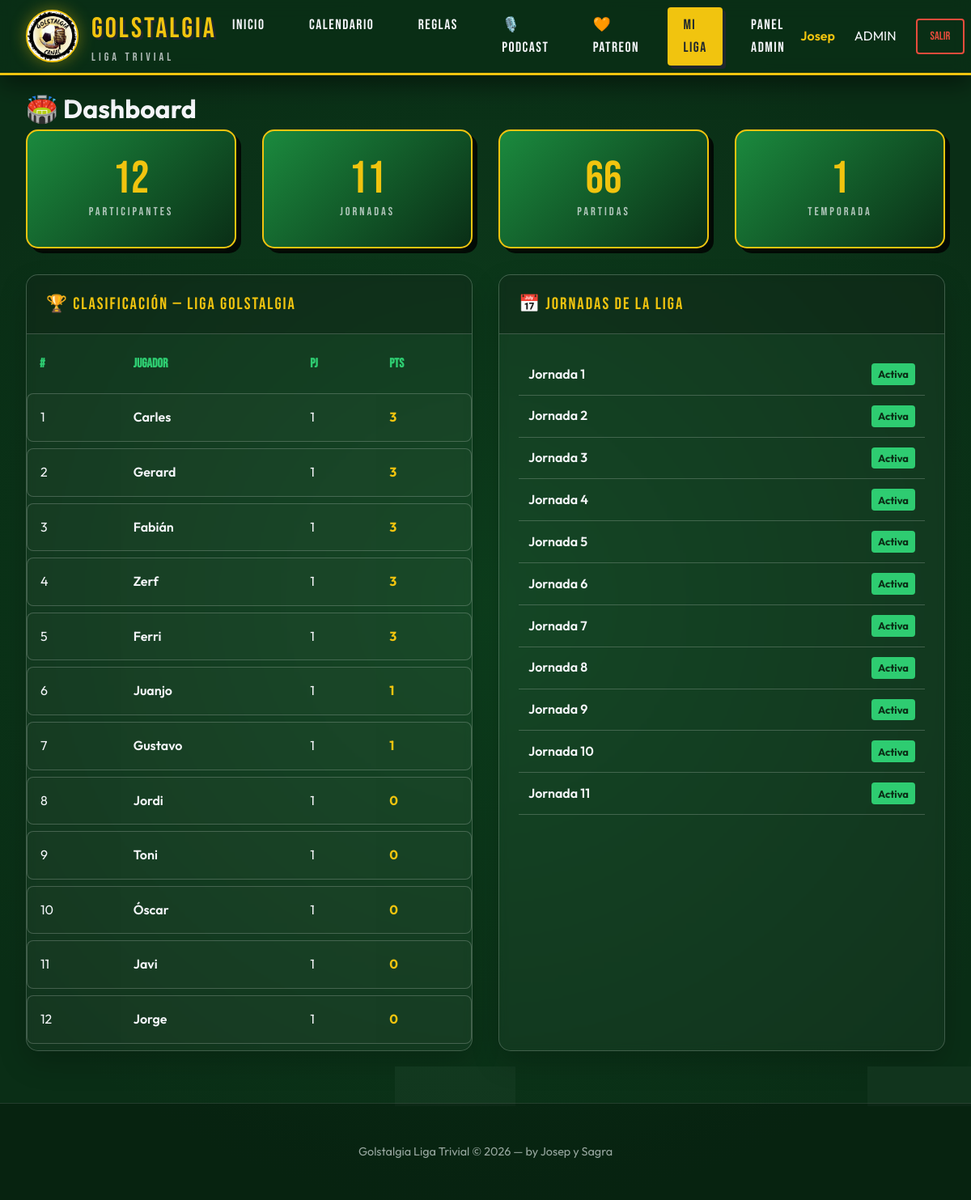
/dashboard (signed in), run on the app's committed database.
### tables this page shows
CREATE TABLE `ligas` (
  `id` int unsigned NOT NULL AUTO_INCREMENT,
  `nombre` varchar(150) NOT NULL,
  `temporada` int unsigned NOT NULL DEFAULT '1',
  `descripcion` text,
  `activa` tinyint(1) NOT NULL DEFAULT '1',
  `fecha_inicio` date DEFAULT NULL,
  `fecha_fin` date DEFAULT NULL,
  `created_at` timestamp NULL DEFAULT CURRENT_TIMESTAMP,
  `updated_at` timestamp NULL DEFAULT CURRENT_TIMESTAMP ON UPDATE CURRENT_TIMESTAMP,
  PRIMARY KEY (`id`)
);

CREATE TABLE `clasificacion` (
  `id` int unsigned NOT NULL AUTO_INCREMENT,
  `liga_id` int unsigned NOT NULL,
  `participante_id` int unsigned NOT NULL,
  `partidas_jugadas` smallint unsigned NOT NULL DEFAULT '0',
  `victorias` smallint unsigned NOT NULL DEFAULT '0',
  `derrotas` smallint unsigned NOT NULL DEFAULT '0',
  `puntos_favor` smallint unsigned NOT NULL DEFAULT '0',
  `puntos_contra` smallint unsigned NOT NULL DEFAULT '0',
  `puntos_clasificacion` smallint unsigned NOT NULL DEFAULT '0',
  `updated_at` timestamp NULL DEFAULT CURRENT_TIMESTAMP ON UPDATE CURRENT_TIMESTAMP,
  PRIMARY KEY (`id`),
  UNIQUE KEY `uk_clas_liga_usuario` (`liga_id`,`participante_id`),
  KEY `fk_clas_participante` (`participante_id`),
  CONSTRAINT `fk_clas_liga` FOREIGN KEY (`liga_id`) REFERENCES `ligas` (`id`) ON DELETE CASCADE,
  CONSTRAINT `fk_clas_participante` FOREIGN KEY (`participante_id`) REFERENCES `participantes` (`id`) ON DELETE CASCADE
);

CREATE TABLE `participantes` (
  `id` int unsigned NOT NULL AUTO_INCREMENT,
  `nombre` varchar(100) NOT NULL,
  `usuario_id` int unsigned DEFAULT NULL,
  `created_at` timestamp NULL DEFAULT CURRENT_TIMESTAMP,
  `updated_at` timestamp NULL DEFAULT CURRENT_TIMESTAMP ON UPDATE CURRENT_TIMESTAMP,
  PRIMARY KEY (`id`)
);

CREATE TABLE `jornadas` (
  `id` int unsigned NOT NULL AUTO_INCREMENT,
  `liga_id` int unsigned NOT NULL,
  `numero` int unsigned NOT NULL,
  `fecha_inicio` date DEFAULT NULL,
  `fecha_fin` date DEFAULT NULL,
  `activa` tinyint(1) NOT NULL DEFAULT '0',
  `created_at` timestamp NULL DEFAULT CURRENT_TIMESTAMP,
  PRIMARY KEY (`id`),
  UNIQUE KEY `uk_jornada_liga` (`liga_id`,`numero`),
  CONSTRAINT `fk_jornada_liga` FOREIGN KEY (`liga_id`) REFERENCES `ligas` (`id`) ON DELETE CASCADE
);

### src/controllers/DashboardController.php (called while the page is built, shortened)
<?php
class DashboardController
{
    public function index(): void
    {
        $user = Auth::user();
        $ligaModel         = new LigaModel();
        $partidaModel      = new PartidaModel();
        $participanteModel = new ParticipanteModel();
        $liga            = $ligaModel->activa();
        $clasificacion   = $liga ? $partidaModel->getClasificacion($liga['id']) : [];
        $jornadas        = $liga ? (new JornadaModel())->allByLiga($liga['id']) : [];
        $miParticipante = $participanteModel->findByUsuarioId($user['id']);
        require_once __DIR__ . '/../views/dashboard.php';
    }
}

### index.php (called while the page is built)
<?php
require_once __DIR__ . '/config/app.php';
require_once __DIR__ . '/config/Database.php';
$router = new Router();
$router->get( '/auth/login',           [AuthController::class, 'loginForm']);
$router->post('/auth/login',           [AuthController::class, 'login']);
$router->get( '/auth/registro',        [AuthController::class, 'registroForm']);
$router->post('/auth/registro',        [AuthController::class, 'registro']);
$router->get( '/auth/google/callback', [AuthController::class, 'googleCallback']);
$router->get( '/auth/logout',          [AuthController::class, 'logout']);
$router->get('/', [HomeController::class, 'index']);
$router->get('/reglas', [HomeController::class, 'reglas']);
$router->get('/calendario', [HomeController::class, 'calendario']);
$router->get('/dashboard', [DashboardController::class, 'index']);
$router->get( '/admin/usuarios',                  [AdminController::class, 'usuarios']);
$router->get( '/admin/usuarios/crear',            [AdminController::class, 'usuarioCreate']);
$router->post('/admin/usuarios/guardar',          [AdminController::class, 'usuarioStore']);
$router->get( '/admin/usuarios/:id/editar',       [AdminController::class, 'usuarioEdit']);
$router->post('/admin/usuarios/:id/actualizar',   [AdminController::class, 'usuarioUpdate']);
$router->post('/admin/usuarios/:id/eliminar',     [AdminController::class, 'usuarioDelete']);
$router->get( '/admin/participantes',             [AdminController::class, 'participantes']);
$router->get( '/admin/participantes/crear',       [AdminController::class, 'participanteCreate']);
$router->post('/admin/participantes/guardar',     [AdminController::class, 'participanteStore']);
$router->get( '/admin/participantes/:id/editar',  [AdminController::class, 'participanteEdit']);
$router->post('/admin/participantes/:id/actualizar', [AdminController::class, 'participanteUpdate']);
$router->post('/admin/participantes/:id/eliminar', [AdminController::class, 'participanteDelete']);
$router->get( '/admin/ligas',                     [AdminController::class, 'ligas']);
$router->get( '/admin/ligas/crear',               [AdminController::class, 'ligaCreate']);
$router->post('/admin/ligas/guardar',             [AdminController::class, 'ligaStore']);
$router->get( '/admin/ligas/:id/editar',          [AdminController::class, 'ligaEdit']);
$router->post('/admin/ligas/:id/actualizar',      [AdminController::class, 'ligaUpdate']);
$router->get( '/admin/ligas/:ligaId/jornadas',         [AdminController::class, 'jornadas']);
$router->get( '/admin/ligas/:ligaId/jornadas/crear',   [AdminController::class, 'jornadaCreate']);
$router->post('/admin/ligas/:ligaId/jornadas/guardar', [AdminController::class, 'jornadaStore']);
$router->get( '/admin/partidas/:id/resultado',         [AdminController::class, 'resultadoForm']);
$router->post('/admin/partidas/:id/resultado/guardar', [AdminController::class, 'resultadoStore']);
$router->dispatch();

### config/app.php (called while the page is built, shortened)
<?php
spl_autoload_register(function (string $class): void {
    $paths = [
        __DIR__ . '/../src/models/',
        __DIR__ . '/../src/controllers/',
        __DIR__ . '/../src/helpers/',
        __DIR__ . '/../config/',
    ];
    foreach ($paths as $path) {
        $file = $path . $class . '.php';
        if (file_exists($file)) {
            return;
        }
    }
});

### config/Database.php (called while the page is built, shortened)
<?php
class Database
{
    private static ?PDO $instance = null;
    public static function connect(): PDO
    {
        if (self::$instance === null) {
            $env = self::loadEnv();
            $host = $env['DB_HOST'] ?? 'localhost';
            $port = $env['DB_PORT'] ?? '3306';
            $name = $env['DB_NAME'] ?? 'golstalgia';
            $user = $env['DB_USER'] ?? 'root';
            $pass = $env['DB_PASS'] ?? '';
            $dsn = "mysql:host={$host};port={$port};dbname={$name};charset=utf8mb4";
            try {
                self::$instance = new PDO($dsn, $user, $pass, [
                    PDO::ATTR_ERRMODE            => PDO::ERRMODE_EXCEPTION,
                    PDO::ATTR_DEFAULT_FETCH_MODE => PDO::FETCH_ASSOC,
                    PDO::ATTR_EMULATE_PREPARES   => false,
                ]);
            } catch (PDOException $e) {
                error_log("DB Connection failed: " . $e->getMessage());
                http_response_code(500);
                die(json_encode(['error' => 'Database connection failed']));
            }
        }
        return self::$instance;
    }
    private static function loadEnv(): array
    {
        $envFile = dirname(__DIR__) . '/.env';
        $env = [];
        if (!file_exists($envFile)) {
            return $env;
        }
        return $env;
    }
}

### src/models/LigaModel.php (called while the page is built, shortened)
<?php
class LigaModel
{
    private PDO $db;
    public function __construct()
    {
        $this->db = Database::connect();
    }
    public function activa(): ?array
    {
        $stmt = $this->db->query("SELECT * FROM ligas WHERE activa = 1 ORDER BY id DESC LIMIT 1");
        return $stmt->fetch() ?: null;
    }
}

### src/models/PartidaModel.php (called while the page is built, shortened)
<?php
class PartidaModel
{
    private PDO $db;
    public function __construct()
    {
        $this->db = Database::connect();
    }
    public function getClasificacion(int $ligaId): array
    {
        $stmt = $this->db->prepare(
            "SELECT c.*, p.nombre
             FROM clasificacion c
             JOIN participantes p ON p.id = c.participante_id
             WHERE c.liga_id = ?
             ORDER BY c.puntos_clasificacion DESC, c.puntos_favor DESC, (CAST(c.puntos_favor AS SIGNED) - CAST(c.puntos_contra AS SIGNED)) DESC"
        );
        $stmt->execute([$ligaId]);
        return $stmt->fetchAll();
    }
}

### src/models/JornadaModel.php (called while the page is built, shortened)
<?php
class JornadaModel
{
    private PDO $db;
    public function __construct()
    {
        $this->db = Database::connect();
    }
    public function allByLiga(int $ligaId): array
    {
        $stmt = $this->db->prepare(
            "SELECT j.*, COUNT(p.id) as total_partidas
             FROM jornadas j
             LEFT JOIN partidas p ON p.jornada_id = j.id
             WHERE j.liga_id = ?
             GROUP BY j.id
             ORDER BY j.numero"
        );
        $stmt->execute([$ligaId]);
        return $stmt->fetchAll();
    }
}

### src/models/ParticipanteModel.php (called while the page is built, shortened)
<?php
class ParticipanteModel
{
    private PDO $db;
    public function __construct()
    {
        $this->db = Database::connect();
    }
    public function findByUsuarioId(int $usuarioId): ?array
    {
        $stmt = $this->db->prepare("SELECT * FROM participantes WHERE usuario_id = ?");
        $stmt->execute([$usuarioId]);
        return $stmt->fetch() ?: null;
    }
}

### src/views/dashboard.php (the view, shortened to what this page needs)
<h1 class="page-title"><span>🏟️</span> Dashboard</h1>
<div class="grid-4" style="margin-bottom:2rem;">
  <div class="stat-box">
    <div class="stat-number"><?= count($clasificacion) ?></div>
    <div class="stat-label">Participantes</div>
  </div>
  <div class="stat-box">
    <div class="stat-number"><?= count($jornadas) ?></div>
    <div class="stat-label">Jornadas</div>
  </div>
  <div class="stat-box">
    <div class="stat-number"><?= array_reduce($jornadas, fn($c, $j) => $c + $j['total_partidas'], 0) ?></div>
    <div class="stat-label">Partidas</div>
  </div>
  <div class="stat-box">
    <div class="stat-number"><?= $liga ? $liga['temporada'] : '—' ?></div>
    <div class="stat-label">Temporada</div>
  </div>
</div>
<div class="grid-2">
  <div class="card">
    <div class="card-header">
      🏆 Clasificación <?= $liga ? '— ' . htmlspecialchars($liga['nombre']) : '' ?>
    </div>
    <div class="card-body" style="padding:0;">
      <?php if (empty($clasificacion)): ?>
        <p style="padding:1rem; color:#888; font-size:0.9rem;">Aún no hay resultados registrados.</p>
      <?php else: ?>
      <div class="table-wrap">
        <table>
          <thead>
            <tr>
              <th>#</th>
              <th>Jugador</th>
              <th>PJ</th>
              <th>Pts</th>
            </tr>
          </thead>
          <tbody>
            <?php foreach ($clasificacion as $i => $row): ?>
            <?php $isMe = ($miParticipante && $row['participante_id'] == $miParticipante['id']); ?>
            <tr class="<?= $isMe ? 'row-me' : '' ?>">
              <td>
                <span class="<?= $isMe ? 'pos-me' : 'pos-' . ($i + 1) ?>"><?= $i + 1 ?></span>
              </td>
              <td style="font-weight:600;">
                <?= htmlspecialchars($row['nombre']) ?>
              </td>
              <td><?= $row['partidas_jugadas'] ?></td>
              <td style="font-family:var(--font-head); font-weight:700; color:var(--amarillo-retro);">
                <?= $row['puntos_clasificacion'] ?>
              </td>
            </tr>
            <?php endforeach; ?>
          </tbody>
        </table>
      </div>
      <?php endif; ?>
    </div>
  </div>
  <div class="card">
    <div class="card-header">
      <?php if ($miParticipante): ?>
        ⚽ Mis Partidas (<?= htmlspecialchars($miParticipante['nombre']) ?>)
      <?php else: ?>
        📅 Jornadas de la Liga
      <?php endif; ?>
    </div>
    <div class="card-body" style="padding:1.5rem;">
      <?php if ($miParticipante): ?>
        <?php if (empty($misPartidas)): ?>
          <p style="color:#888; font-size:0.9rem;">No tienes partidas programadas en esta liga.</p>
        <?php else: ?>
          <div class="match-list">
            <?php foreach ($misPartidas as $p): ?>
              <?php $esLocal = ($p['local_id'] == $miParticipante['id']); ?>
              <div class="match-row <?= $p['estado'] === 'jugada' ? 'is-played' : '' ?>">
                <div class="match-team <?= $esLocal ? 'row-me-text' : '' ?>">
                  J<?= $p['jornada_numero'] ?>: <?= htmlspecialchars($p['nombre_local']) ?>
                </div>
                <div class="match-score">
                  <?php if ($p['estado'] === 'jugada'): ?>
                    <?= $p['puntos_local'] ?> - <?= $p['puntos_visitante'] ?>
                  <?php else: ?>
                    VS
                  <?php endif; ?>
                </div>
                <div class="match-team right <?= !$esLocal ? 'row-me-text' : '' ?>">
                  <?= htmlspecialchars($p['nombre_visitante']) ?>
                </div>
              </div>
            <?php endforeach; ?>
          </div>
        <?php endif; ?>
      <?php else: ?>
        <ul style="list-style:none; padding:0;">
          <?php foreach ($jornadas as $j): ?>
            <li style="padding:0.75rem; border-bottom:1px solid var(--glass-border); display:flex; justify-content:space-between; align-items:center;">
              <span style="font-weight:600;">Jornada <?= $j['numero'] ?></span>
              <span class="badge <?= $j['activa'] ? 'badge-verde' : 'badge-gris' ?>">
                <?= $j['activa'] ? 'Activa' : 'Finalizada' ?>
              </span>
            </li>
          <?php endforeach; ?>
        </ul>
      <?php endif; ?>
    </div>
  </div>
</div>
<?php
require_once __DIR__ . '/partials/layout.php';
?>

### data on the page
ligas: temporada "1", nombre "Liga Golstalgia"
clasificacion: participante.nombre "Carles", partidas_jugadas "1", puntos_clasificacion "3"
clasificacion: participante.nombre "Gerard", partidas_jugadas "1", puntos_clasificacion "3"
clasificacion: participante.nombre "Fabián", partidas_jugadas "1", puntos_clasificacion "3"
clasificacion: participante.nombre "Zerf", partidas_jugadas "1", puntos_clasificacion "3"
clasificacion: participante.nombre "Ferri", partidas_jugadas "1", puntos_clasificacion "3"
clasificacion: participante.nombre "Juanjo", partidas_jugadas "1", puntos_clasificacion "1"
clasificacion: participante.nombre "Gustavo", partidas_jugadas "1", puntos_clasificacion "1"
clasificacion: participante.nombre "Jordi", partidas_jugadas "1", puntos_clasificacion "0"
clasificacion: participante.nombre "Toni", partidas_jugadas "1", puntos_clasificacion "0"
clasificacion: participante.nombre "Óscar", partidas_jugadas "1", puntos_clasificacion "0"
clasificacion: participante.nombre "Javi", partidas_jugadas "1", puntos_clasificacion "0"
clasificacion: participante.nombre "Jorge", partidas_jugadas "1", puntos_clasificacion "0"
jornadas: numero "1", activa "Activa"
jornadas: numero "2", activa "Activa"
jornadas: numero "3", activa "Activa"
jornadas: numero "4", activa "Activa"
jornadas: numero "5", activa "Activa"
jornadas: numero "6", activa "Activa"
jornadas: numero "7", activa "Activa"
jornadas: numero "8", activa "Activa"
jornadas: numero "9", activa "Activa"
jornadas: numero "10", activa "Activa"
jornadas: numero "11", activa "Activa"

### other printed values
Auth::user()['nombre'] "Josep"
count($clasificacion) "12"
count($jornadas) "11"
array_reduce($jornadas, fn($c, $j) => $c + $j['total_partidas'], 0) "66"
